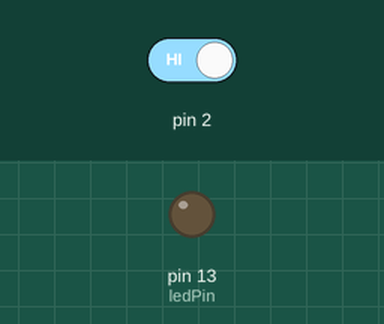
This sketch was run on a simulated Arduino Uno, built with avr-gcc and run on an emulated ATmega328P. Parts: output pins drawn as LEDs (lit = HIGH). Wiring (inferred from the names in the program): DS1307 clock at I2C address 0x68. The inputs (shaded band) are chosen by the test bench; at power-on: pin 2 HIGH. The local clock reads 2024-03-15 10:24:30 at power-on unless the sketch sets it; what the sketch prints to the serial monitor is not drawn.

Above: at 1.4 s.
1.5 s: pin 2 driven LOW
At 1.9 s:
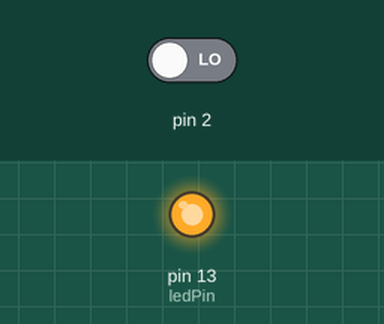
Timing chart, 0 to 4.5 s (numbered marks = the images above; inputs shaded):
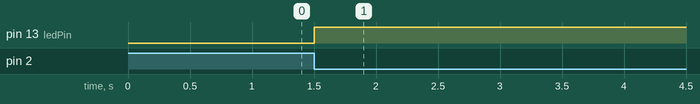

Measured:
- after the input at 1.5 s, pin 13 (ledPin): LOW → HIGH at once

The sketch:

set_sqw_interrupt.ino
```cpp
// (licence header left out)
#include <Wire.h>

#define DS1307_CTRL_ID 0x68
#define ledPin LED_BUILTIN

void setSQW(uint8_t value) {
  Wire.beginTransmission(DS1307_CTRL_ID);
  Wire.write(7);
  Wire.write(value);
  Wire.endTransmission();
}

void handleInt() {
  digitalWrite(ledPin, digitalRead(ledPin) ^ 1);
}

void setup() {
  Serial.begin(9600);
  while (!Serial) ; // wait for serial
  delay(200);
  Serial.println("DS1307RTC Set SQW 1 Hz");
  Serial.println("Attach interrupt on D2");
  Serial.println("----------------------");

  pinMode(ledPin, OUTPUT);

  // D2 on Arduino Uno
  // D2 on Arduino Mega 2560
  attachInterrupt(0, handleInt, FALLING);

  // 1Hz
  setSQW(0x10);
}

void loop() {
}
```
